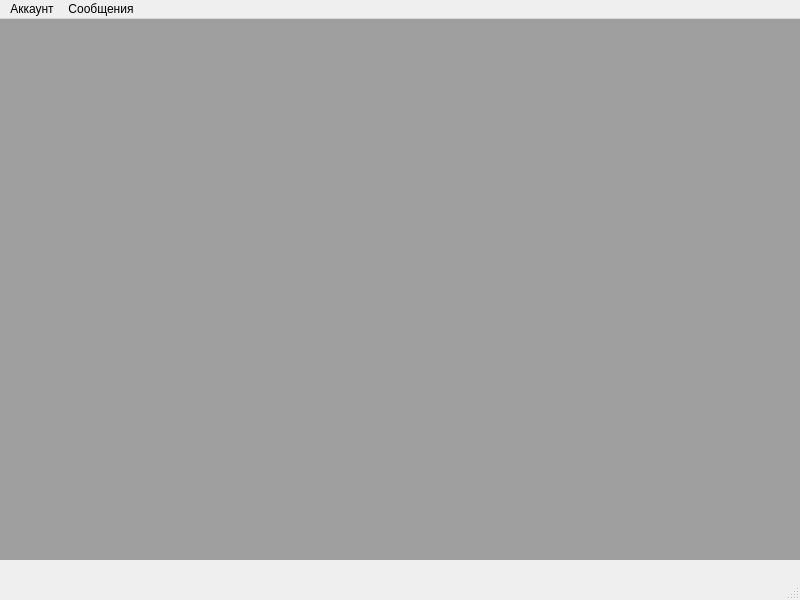
<?xml version="1.0" encoding="UTF-8"?>
<ui version="4.0">
 <class>MainWindow</class>
 <widget class="QMainWindow" name="MainWindow">
  <property name="geometry">
   <rect>
    <x>0</x>
    <y>0</y>
    <width>800</width>
    <height>600</height>
   </rect>
  </property>
  <property name="minimumSize">
   <size>
    <width>800</width>
    <height>600</height>
   </size>
  </property>
  <property name="windowTitle">
   <string>MainWindow</string>
  </property>
  <property name="styleSheet">
   <string notr="true"/>
  </property>
  <widget class="QWidget" name="centralwidget">
   <widget class="QMdiArea" name="mdiArea">
    <property name="geometry">
     <rect>
      <x>0</x>
      <y>0</y>
      <width>801</width>
      <height>541</height>
     </rect>
    </property>
    <property name="maximumSize">
     <size>
      <width>16777215</width>
      <height>16777215</height>
     </size>
    </property>
    <property name="styleSheet">
     <string notr="true"/>
    </property>
   </widget>
  </widget>
  <widget class="QMenuBar" name="menubar">
   <property name="geometry">
    <rect>
     <x>0</x>
     <y>0</y>
     <width>800</width>
     <height>29</height>
    </rect>
   </property>
   <widget class="QMenu" name="menuAccount">
    <property name="title">
     <string>Аккаунт</string>
    </property>
    <addaction name="accInfo"/>
    <addaction name="quitAccount"/>
   </widget>
   <widget class="QMenu" name="menu">
    <property name="title">
     <string>Сообщения</string>
    </property>
    <addaction name="action"/>
    <addaction name="action_2"/>
    <addaction name="action_3"/>
    <addaction name="action_4"/>
   </widget>
   <addaction name="menuAccount"/>
   <addaction name="menu"/>
  </widget>
  <widget class="QStatusBar" name="statusbar"/>
  <action name="get_consultation">
   <property name="text">
    <string>Получить онлайн консультацию</string>
   </property>
  </action>
  <action name="order_service">
   <property name="text">
    <string>Заказать страховую услугу</string>
   </property>
  </action>
  <action name="accInfo">
   <property name="text">
    <string>Мой аккаунт</string>
   </property>
  </action>
  <action name="messages">
   <property name="text">
    <string>Личные сообщения</string>
   </property>
  </action>
  <action name="quitAccount">
   <property name="text">
    <string>Выйти из аккаунта</string>
   </property>
  </action>
  <action name="action">
   <property name="text">
    <string>Входящие</string>
   </property>
  </action>
  <action name="action_2">
   <property name="text">
    <string>Исходящие</string>
   </property>
  </action>
  <action name="action_3">
   <property name="text">
    <string>Отправить</string>
   </property>
  </action>
  <action name="action_4">
   <property name="text">
    <string>Спам</string>
   </property>
  </action>
 </widget>
 <resources/>
 <connections/>
</ui>
